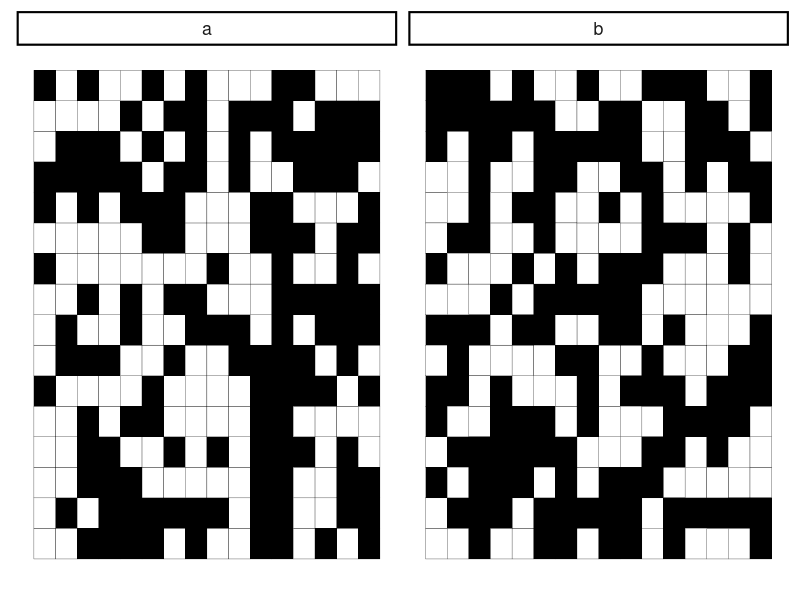
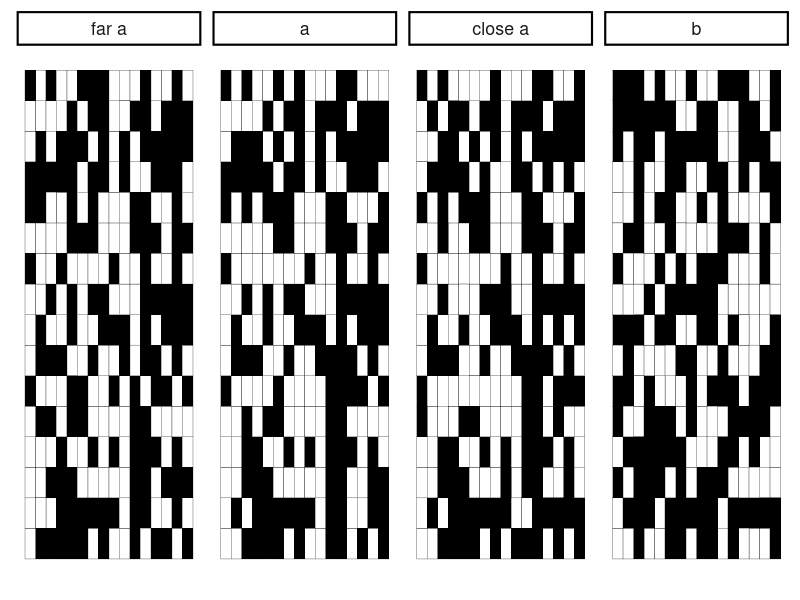

Here is the R script that generated these plots, in order:
## ---- chunk 1
knitr::opts_chunk$set(echo = TRUE)
library(tidyverse)

theme_set(theme_classic(base_size = 16))
## ---- chunk 2
# Make prototype A by setting each cell of a 16x16 grid randomly to be white 
# or black
a <- tibble(row = 1:16, col = 1:16) %>%
  expand(row, col) %>%
  mutate(value =  rbinom(256, 1, .5))

# Pick 7 cells from each row and flip their value (to make prototype B)
different <- a %>%
  group_by(row) %>%
  sample_n(7) %>%
  mutate(value = as.numeric(!value)) %>%
  ungroup()

# Find the cells which will not differ between prototypes
same <- anti_join(a, different, by = c("row", "col"))

# Make prototype B
b <- bind_rows(different, same)
## ---- chunk 3
prototypes <- a %>%
  mutate(prototype = "a") %>%
  bind_rows(mutate(b, prototype = "b"))

ggplot(prototypes, aes(x = row, y = col, fill = as.factor(value))) + 
  facet_wrap(~ prototype) +
  geom_tile(color = "black") + 
  theme(legend.position = "none", axis.text = element_blank(),
        axis.line = element_blank(), axis.ticks = element_blank(),
        axis.title = element_blank()) + 
  scale_fill_manual(values = c("black", "white")) 
## ---- chunk 4
close_exemplar <- function(prototype) {
  changed <- different %>%
    sample_n(25) %>%
    select(-value) %>%
    left_join(prototype, by = c("row", "col")) %>%
    mutate(value = as.numeric(!value))
  
  anti_join(prototype, changed, by = c("row", "col")) %>%
    bind_rows(changed) %>%
    mutate(type = "close")
} 

far_exemplar <- function(prototype) {
  changed <- same %>%
    sample_n(25) %>%
    select(-value) %>%
    left_join(prototype, by = c("row", "col")) %>%
    mutate(value = as.numeric(!value))
  
  
  anti_join(prototype, changed, by = c("row", "col")) %>%
    bind_rows(changed) %>%
    mutate(type = "far")
} 
## ---- chunk 5
a_manips <- prototypes %>%
  rename(type = prototype) %>%
  bind_rows(close_exemplar(a) %>% mutate(type = "close a"),
            far_exemplar(a) %>% mutate(type = "far a")) %>%
  mutate(type = factor(type, levels = c("far a", "a","close a", "b")))

ggplot(a_manips, aes(x = row, y = col, fill = as.factor(value))) + 
  facet_grid(. ~ type) +
  geom_tile(color = "black") + 
  theme(legend.position = "none", axis.text = element_blank(),
        axis.line = element_blank(), axis.ticks = element_blank(),
        axis.title = element_blank()) + 
  scale_fill_manual(values = c("black", "white")) 


## ---- chunk 6
N_TYPE <- 20


## ---- chunk 7
d_gcm <- function(x, y, r = 1) {

}
## ---- chunk 8
s_gcm <- function(d,  c = .01) {

}
## ---- chunk 9
luce_choice <- function(s_correct, s_incorrect) {
  
}
## ---- chunk 10

## ---- chunk 11

## ---- chunk 12

## ---- chunk 13

## ---- chunk 14

